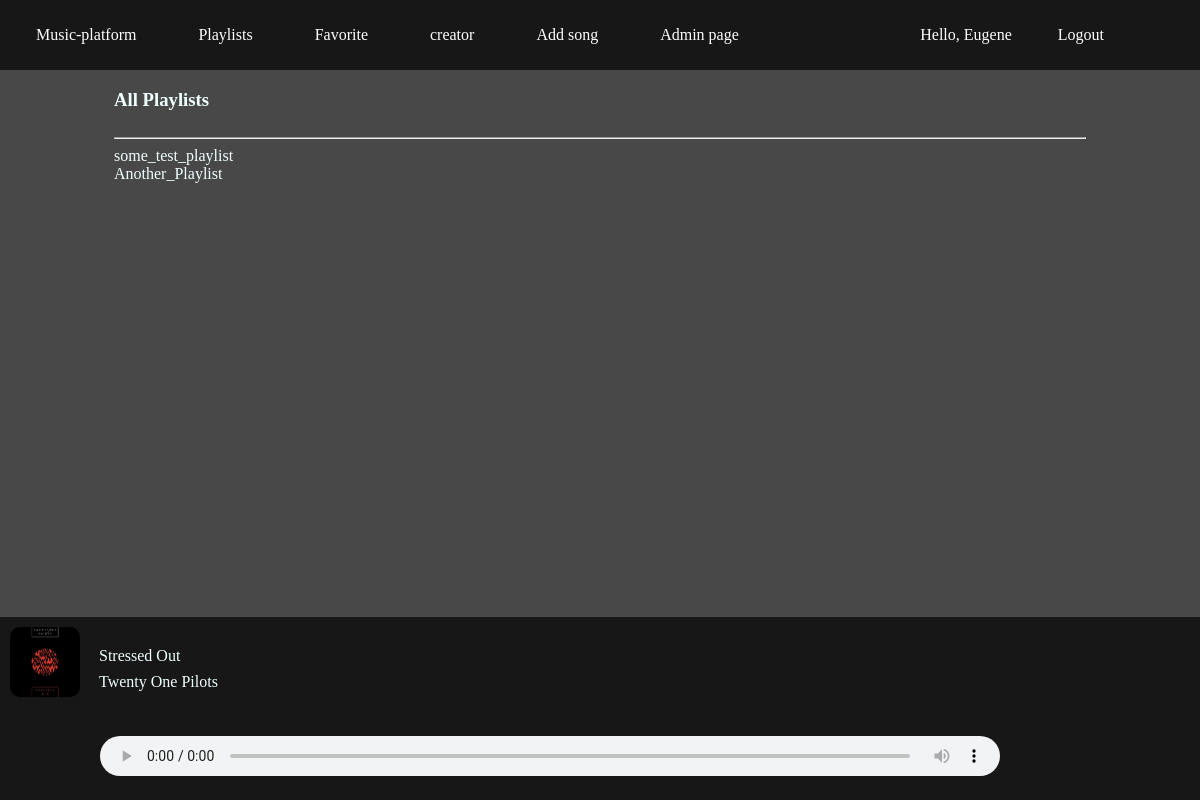
Page /music/playlist/ (signed in) on the committed database.
### users_app/models.py (models this page shows, shortened)
class CustomUser(AbstractBaseUser, PermissionsMixin):
    email = models.EmailField(_('email address'), unique=True)
    username = models.CharField(max_length=32)
    date_joined = models.DateTimeField(default=timezone.now)
    is_creator = models.BooleanField(default=False)
    creator_name = models.CharField(default='', max_length=32, null=True)
    creator_descr = models.CharField(default='', blank=True, max_length=255, null=True)
    is_staff = models.BooleanField(default=False)
    is_superuser = models.BooleanField(default=False)
    is_active = models.BooleanField(default=True)
    USERNAME_FIELD = 'email'
    REQUIRED_FIELDS = ['username', ]
    object = CustomUserManager()
    class Meta:
        app_label = 'users_app'

### main_app/models.py (models this page shows, shortened)
class Playlist(models.Model):
    playlist_name = models.CharField(max_length=100)
    user = models.ForeignKey(CustomUser, null=True, on_delete=models.CASCADE)
    song = models.ForeignKey(Song, on_delete=models.CASCADE)
    date_created = models.DateTimeField(default=datetime.now())

class Song(models.Model):
    GENRE_CHOICES = (
        ('ROCK', 'Rock'),
        ('METAL', 'Metal'),
        ('POP', 'Pop'),
        ('HIP-HOP', 'Hip-Hop'),
        ('INDY', 'Indy'),
        ('COUNTRY', 'Country'),
        ('BLUES', 'Blues'),
        ('CLASSIC', 'Classic')
    )
    song_name = models.CharField(max_length=50, unique=True)
    creator = models.ForeignKey(CustomUser, on_delete=models.CASCADE)
    audio_file = models.FileField(blank=True, upload_to='Songs/', null=True)
    image_file = models.ImageField(blank=True, upload_to='Song_Image/', null=True, default='Song_Image/default.jpg')
    genres = MultiSelectField(choices=GENRE_CHOICES)
    date_added = models.DateTimeField(default=datetime.now())
    data_created = models.DateField(blank=True, null=True)

### main_app/views.py (the view)
# urls.py: path('playlist/', views.playlist, name='playlist'),
def playlist(request):
    if request.user.is_authenticated:
        last_played_list = list(Recent.objects.values('song_id').order_by('-id'))
        if last_played_list:
            last_played_id = last_played_list[0]['song_id']
            last_played_song = Song.objects.get(id=last_played_id)
        else:
            last_played_song = Song.objects.get(id=1)
        playlists = Playlist.objects.filter(user=request.user).values('playlist_name').distinct
        context = {'playlists': playlists, 'last_played': last_played_song}
        return render(request, 'main_app/playlist.html', context=context)
    else:
        return redirect("entry_app:login")

### main_app/templates/main_app/playlist.html
{% extends 'index.html' %}
{% load static %}
{% block content %}
    <link rel="stylesheet" href={% static 'main_app/playlist.css' %}>
    <div class="container">
    <header class="section-heading">
        <h3 class="section-title">All Playlists</h3>
    </header>
    <hr>
    <div class="row">
        {% if playlists %}
            {% for playlist in playlists %}
                <div class="col-md-3">
                    <div class="thumbnail">
                        <a style="color: azure" href="{% url 'entry_app:main_app:playlist_songs' playlist.playlist_name %}">{{ playlist.playlist_name }}</a>
                    </div>
                </div>
            {% endfor %}
        {% else %}
            <p style="color: azure">There isn't any playlist! First create new playlist.</p>
        {% endif %}
  </div>
</div>
{% endblock %}

### templates/index.html (shortened to what this page needs)
<!DOCTYPE html>
<html lang="en">
<head>
    {% load static %}
    <link rel="stylesheet" href="{% static 'index.css' %}">
</head>
<body>
    <header>
        <nav>
            <div class="mainlink">
                <ul>
                    {% if request.user.is_superuser %}
                        <li><a href="http://127.0.0.1:8000/admin/">Admin page</a></li>
                    {% endif %}
                    {% if request.user.is_creator %}
                        <li><a href="http://127.0.0.1:8000/music/add_song/">Add song</a></li>
                        <li><a href="{% url 'entry_app:main_app:creator_profile' %}">{{ request.user.creator_name }}</a></li>
                        {% else %}
                            <li><a href="{% url 'entry_app:main_app:become_creator' %}">Become creator</a></li>
                    {% endif %}
                    <li><a href="{% url 'entry_app:main_app:favourite' %}">Favorite</a></li>
                    <li><a href="{% url 'entry_app:main_app:playlist' %}">Playlists</a></li>
                    <li><a href="{% url 'entry_app:main_app:music' %}"> Music-platform </a></li>
                </ul>
            </div>
            {% if request.user.is_authenticated %}
                <div class="username">
                    <ul>
                        <li><a href="{% url 'entry_app:logout' %}">Logout</a></li>
                        <li><p>Hello, {{ request.user.username }}</p></li>
                    </ul>
                </div>
            {% else %}
                <ul>
                    <li><a href="{% url 'entry_app:signup' %}"> Sign Up </a></li>
                    <li><a href="{% url 'entry_app:login' %}"> Log In </a></li>
                </ul>
            {% endif %}
        </nav>
    </header>
    <div class="container">
        {% block content %}
        {% endblock content %}
    </div>
    {% if request.user.is_authenticated %}
        {% if last_played %}
        <footer>
            <div class="player">
                <div class="left">
                    <img src="{{ last_played.image_file.url }}" height="70" width="70">
                </div>
                <div class="right">
                    <div class="top">
                        <ul>
                            <li><a href="{% url 'entry_app:main_app:song_detail' song_id=last_played.id %}">{{last_played.song_name}}</a></li>
                            <li><a>{{last_played.creator.creator_name}}</a></li>
                        </ul>
                    </div>
                    <div class="bottom">
                        <audio controls=""><source src="{{ last_played.audio_file.url }}" type="audio/mpeg"></audio>
                    </div>
                </div>
            </div>
        </footer>
        {% endif %}
    {% endif %}
</body>
</html>

### static/index.css (style rules this page uses)
body { background-color: #484848; height: 100%; margin: 0; padding: 0; display: flex; flex-direction: column; color: azure; padding-bottom: 100px; }
body a { text-decoration: none; color: azure; }
.player { display: flex; padding: 10px; position:fixed; bottom: 0; width: 100%; background-color: #171717; }
.player audio { margin-left: 20px; margin-bottom: 10px; margin-top: 25px; margin-right: 250px; width: 900px; height:40px; }
.player img { border-radius: 10px 10px 10px 10px; }
.player .top ul { float: left; padding-inline-start: 0; }
.player .top { width: auto; }
.player .top a { margin-left: 15px; color: azure; }
.player .top li { text-decoration: none; list-style-type: none; padding: 4px; }
.player .right { width: 100%; }
.player .bottom { display: block; float: right; }
.player .left { display: block; float: left; }
.mainlink { float: left; margin-left: 10px; }
header { padding: 0; overflow: hidden; background-color: #171717; }
nav a { display: block; color: white; text-align: center; padding: 16px; text-decoration: none; }
nav li { float: right; margin-right: 30px; }
nav ul { list-style-type: none; overflow: hidden; margin: 0; float: right; margin-right: 20px; padding: 10px; }
.container { height: 100%; width: 90%; margin: auto; background: #484848; }
.username { float: right; display: block; color: white; text-align: center; text-decoration: none; margin-right: 20px; }
footer { display: block; position:absolute; bottom:0; width:100%; }

### static/main_app/playlist.css (style rules this page uses)
.section-heading { color: azure; background-color: #484848; }

### rows in the picture
CustomUser: user.creator_name "creator", user.username "Eugene"
Playlist: playlist_name "some_test_playlist"
Playlist: playlist_name "Another_Playlist"
Song: image_file (picture), song_name "Stressed Out", creator.creator_name "Twenty One Pilots"
